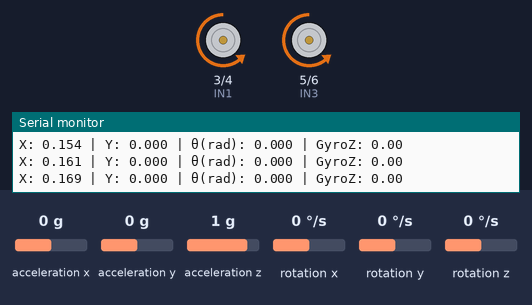
Simulated run of this sketch. Board: Arduino Uno, built with avr-gcc and run on an emulated ATmega328P. On the bench: motor-driver pin pairs drawn as motors (green arrow = first pin HIGH = forward, orange = second pin HIGH = backward, longer = more drive, scaled by the enable pin), the last lines printed to the serial monitor. The inputs (shaded band) are chosen by the test bench; at power-on: rotation z 0 °/s, acceleration x 0 g, acceleration y 0 g, acceleration z 1 g, rotation x 0 °/s, rotation y 0 °/s.

Above: at 1.4 s.
1.5 s: rotation z set to -192 °/s
At 2.1 s:
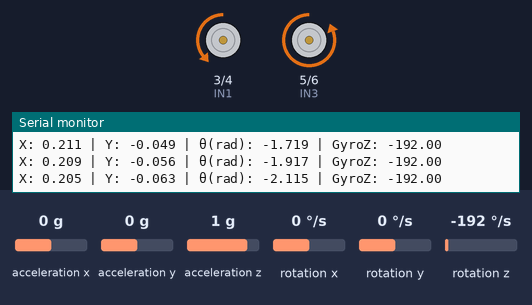
3.0 s: rotation z set to -100 °/s
At 4.2 s:
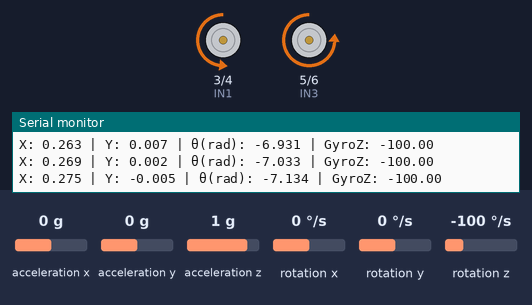
4.5 s: rotation z set to 100 °/s
At 5.1 s:
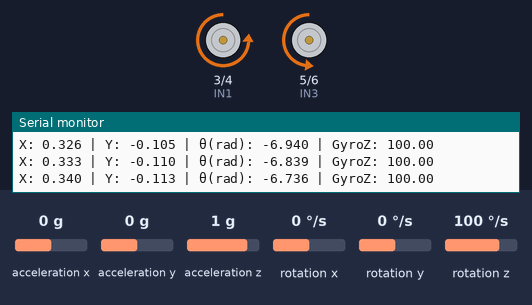
6.0 s: rotation z set to 192 °/s
At 7.1 s:
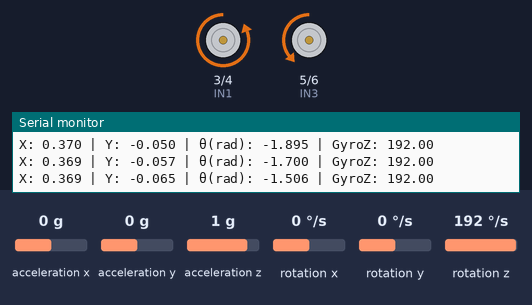
Timing chart, 0 to 8.5 s (numbered marks = the images above; inputs shaded):
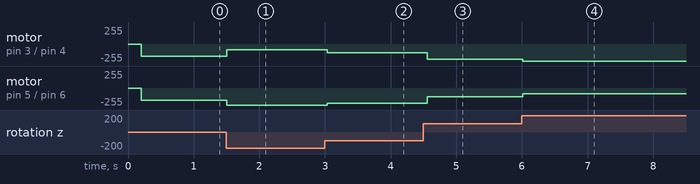

The sketch:

sketch_may4a.ino
```cpp
#include <Wire.h>
#include <MPU9250_asukiaaa.h>

MPU9250_asukiaaa mpu;

const int IN1 = 3;
const int IN2 = 4;
const int IN3 = 5;
const int IN4 = 6;
const int ENA = 9;
const int ENB = 10;

float L = 0.15;  // Distancia entre ruedas (metros)
float x = 0, y = 0, theta = 0;
unsigned long lastTime;

void setup() {
  Serial.begin(9600);
  Wire.begin();

  mpu.setWire(&Wire);
  mpu.beginAccel();
  mpu.beginGyro();

  delay(200); // Esperar estabilización del sensor

  pinMode(IN1, OUTPUT); pinMode(IN2, OUTPUT);
  pinMode(IN3, OUTPUT); pinMode(IN4, OUTPUT);
  pinMode(ENA, OUTPUT); pinMode(ENB, OUTPUT);

  // Dirección hacia adelante
  digitalWrite(IN1, LOW); digitalWrite(IN2, HIGH);
  digitalWrite(IN3, LOW); digitalWrite(IN4, HIGH);

  lastTime = millis();
}

void loop() {
  mpu.gyroUpdate();  // Actualiza datos del giroscopio

  float gyroZ = mpu.gyroZ(); // Velocidad angular eje Z en °/s

  unsigned long currentTime = millis();
  float dt = (currentTime - lastTime) / 1000.0;
  lastTime = currentTime;

  theta += gyroZ * dt * (PI / 180.0);  // Convertir a radianes

  int baseSpeed = 180;
  int correction = gyroZ * 0.5;

  int speedLeft = constrain(baseSpeed + correction, 0, 255);
  int speedRight = constrain(baseSpeed - correction, 0, 255);

  analogWrite(ENA, speedLeft);
  analogWrite(ENB, speedRight);

  // Estimar posición usando cinemática diferencial
  float vL = speedLeft / 255.0 * 0.2;
  float vR = speedRight / 255.0 * 0.2;
  float v = (vR + vL) / 2.0;

  x += v * cos(theta) * dt;
  y += v * sin(theta) * dt;

  // Mostrar datos por el monitor serial
  Serial.print("X: "); Serial.print(x, 3);
  Serial.print(" | Y: "); Serial.print(y, 3);
  Serial.print(" | θ(rad): "); Serial.print(theta, 3);
  Serial.print(" | GyroZ: "); Serial.println(gyroZ, 2);

  delay(50);
}
```

Measured:
- after the input at 1.5 s, motor on pin 3 (IN1) / pin 4 (IN2): backward 180/255 → backward 84/255 at once; motor on pin 5 (IN3) / pin 6 (IN4): backward 180/255 → backward 255/255 at once
- after the input at 3.0 s, motor on pin 3 (IN1) / pin 4 (IN2): backward 84/255 → backward 130/255 at once; motor on pin 5 (IN3) / pin 6 (IN4): backward 255/255 → backward 230/255 at once
- after the input at 4.5 s, motor on pin 3 (IN1) / pin 4 (IN2): backward 130/255 → backward 230/255 after 0.06 s; motor on pin 5 (IN3) / pin 6 (IN4): backward 230/255 → backward 130/255 after 0.06 s
- after the input at 6.0 s, motor on pin 3 (IN1) / pin 4 (IN2): backward 230/255 → backward 255/255 at once; motor on pin 5 (IN3) / pin 6 (IN4): backward 130/255 → backward 84/255 at once
